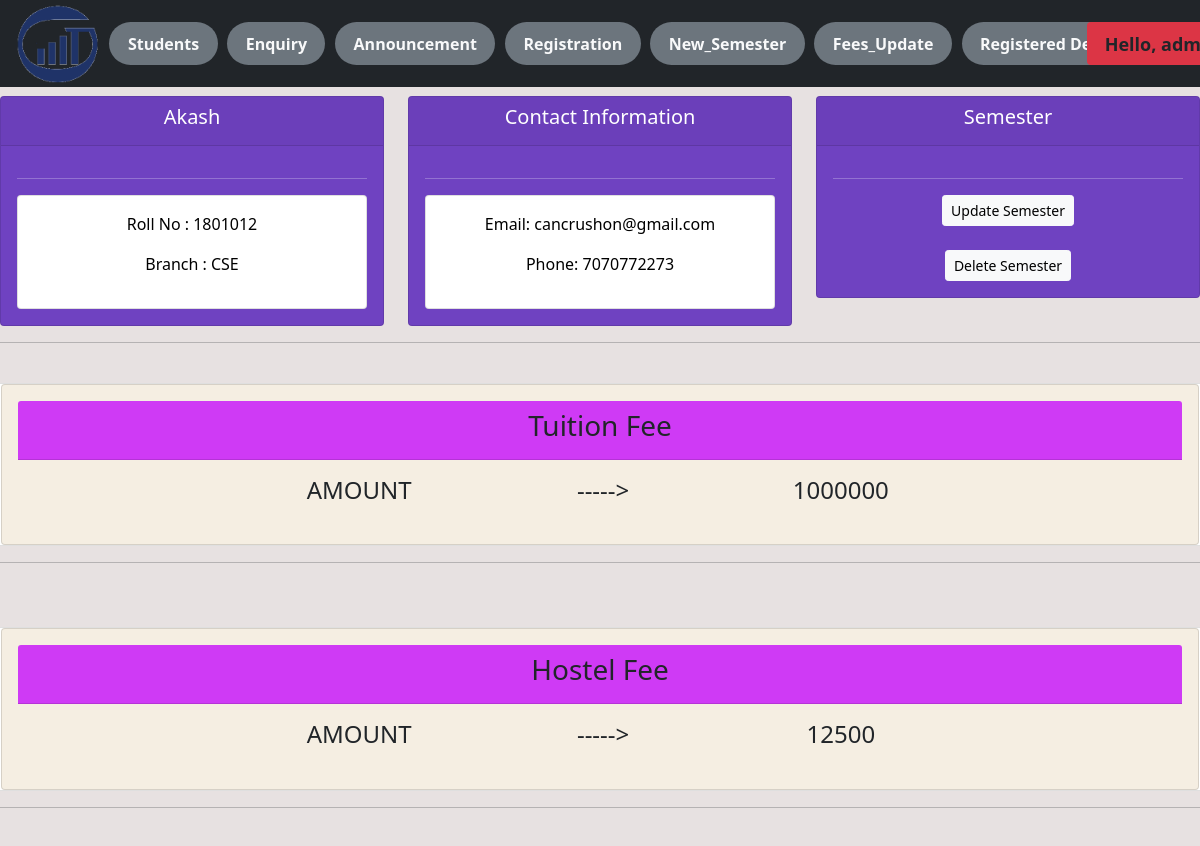
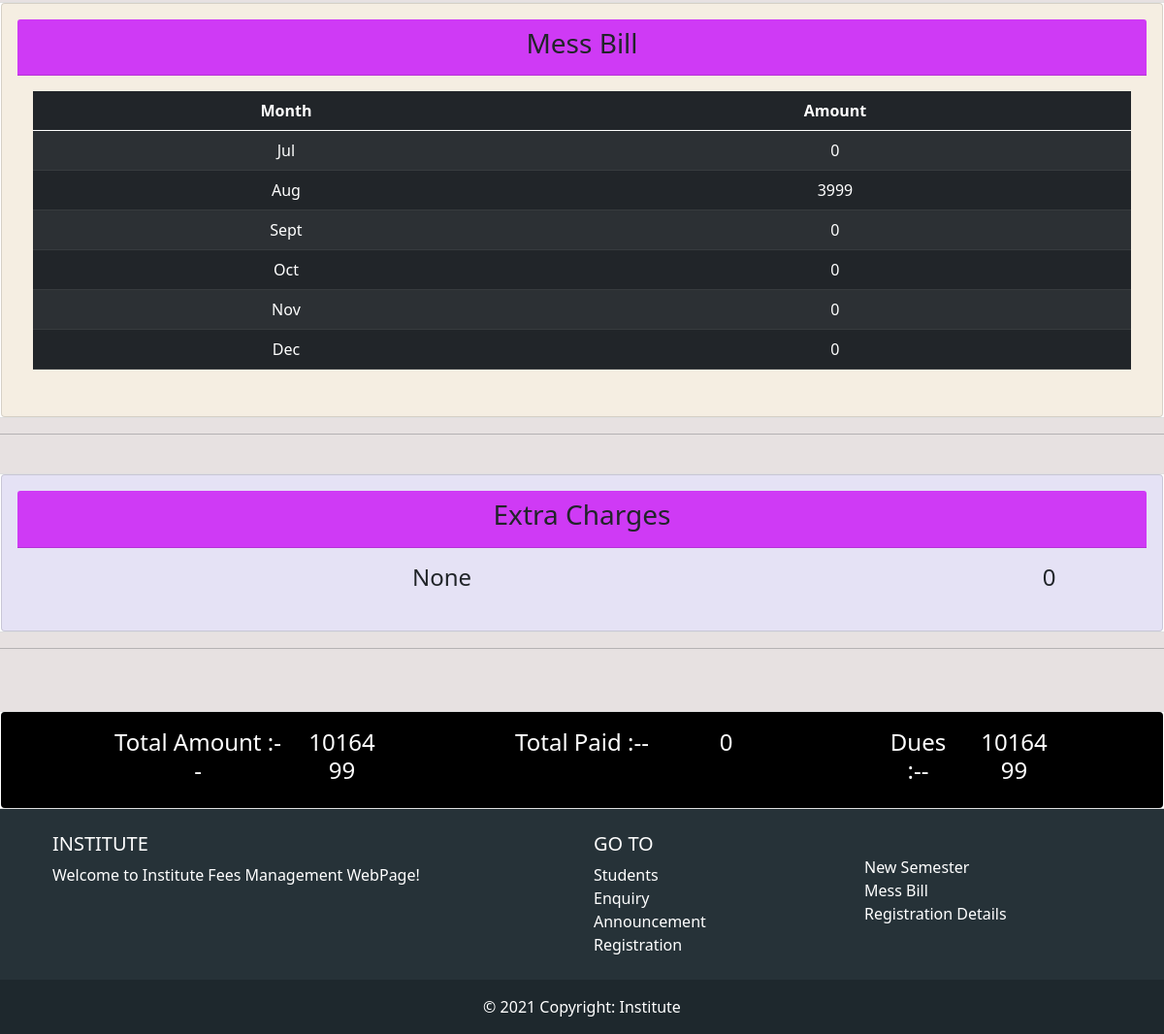
Screenshot of /student_each_sem/2/ (signed in) with the database file from the repository (2 pictures, top to bottom).
### fees/models.py (models this page shows, shortened)
class Student(models.Model):
    BranchType = models.TextChoices('BranchType', 'CSE ECE')
    date = [str(x) for x in range(2013,2050)]
    date=' '.join(date)
    YearType = models.TextChoices('YearType', date)
    CourseType = models.TextChoices('CourseType', 'B_Tech M_Tech Phd')
    user = models.OneToOneField(User, null=True, on_delete=models.CASCADE)
    roll = models.CharField('Roll_No', max_length=7, primary_key=True, blank=False)
    firstname = models.CharField('First_Name', max_length=250, blank=False)
    middlename = models.CharField('Middle_Name', max_length=250, null=True, blank=True)
    lastname = models.CharField('Last_Name', max_length=250, null=True, blank=True)
    email = models.EmailField('Email', max_length=250, blank=False)
    phone = models.CharField('Phone', max_length=15, blank=False)
    branch = models.CharField('Branch', max_length=3, blank=False, choices=BranchType.choices)
    Year = models.CharField('Year', max_length=4, blank=False, choices=YearType.choices)
    course = models.CharField('Course', max_length=7, blank=False, choices=CourseType.choices)
    datecreated = models.DateTimeField(auto_now_add=True, null=True)
    template = '{} {}'

class Semester(models.Model):
    date = [str(x) for x in range(2013,2050)]
    date=' '.join(date)
    SemesterType = models.TextChoices('SemesterType', 'first second third fourth fifth sixth seventh eighth')
    Monsoon_WinterType = models.TextChoices('Monsoon_WinterType', 'Monsoon Winter')
    PaidType = models.TextChoices('PaidType', 'NotPaid Paid')
    YearType = models.TextChoices('YearType', date)
    MonthType = models.TextChoices('MonthType', 'Jan Feb Mar Apr May Jun Jul Aug Sept Oct Nov Dec')
    roll = models.ForeignKey(Student, on_delete=models.CASCADE, blank=False)
    semestertype = models.CharField('Semester_type', max_length=50, blank=False, choices=SemesterType.choices)
    monsoon_wintertype = models.CharField('Monsoon_or_Winter', max_length=50, blank=False, choices=Monsoon_WinterType.choices)
    Year = models.CharField('Year', max_length=50, blank=False, choices=YearType.choices)
    datecreated = models.DateTimeField(auto_now_add=True, null=True)
    tution_fee = models.CharField('Tution_Fee', max_length=50, null=True, blank=True, default='0')
    hostel_fee = models.CharField('Hostel_Fee', max_length=50, null=True, blank=True, default='0')
    mon_1 = models.CharField('Mon_1', max_length=50, null=True, choices=MonthType.choices, blank=True)
    mon_1_amount = models.CharField('Mon_1_amount', max_length=50, null=True, blank=True, default='0')
    mon_2 = models.CharField('Mon_2', max_length=50, null=True, choices=MonthType.choices, blank=True)
    mon_2_amount = models.CharField('Mon_2_amount', max_length=50, null=True, blank=True, default='0')
    mon_3 = models.CharField('Mon_3', max_length=50, null=True, choices=MonthType.choices, blank=True)
    mon_3_amount = models.CharField('Mon_3_amount', max_length=50, null=True, blank=True, default='0')
    mon_4 = models.CharField('Mon_4', max_length=50, null=True, choices=MonthType.choices, blank=True)
    mon_4_amount = models.CharField('Mon_4_amount', max_length=50, null=True, blank=True, default='0')
    mon_5 = models.CharField('Mon_5', max_length=50, null=True, choices=MonthType.choices, blank=True)
    mon_5_amount = models.CharField('Mon_5_amount', max_length=50, null=True, blank=True, default='0')
    mon_6 = models.CharField('Mon_6', max_length=50, null=True, choices=MonthType.choices, blank=True)
    mon_6_amount = models.CharField('Mon_6_amount', max_length=50, null=True, blank=True, default='0')
    extra_charges = models.TextField("Extra Charges", null=True, blank=True, default='None')
    extra_charges_amount = models.CharField('Extra Charge Amount', max_length=50, default = '0', blank=True)
    total_payment = models.CharField('Total Payment', max_length=50, null=True, blank=True, default='0')
    total_paid = models.CharField('Total paid',max_length=50, null=True, blank=True, default='0')
    dues = models.CharField('Dues', max_length=50, null=True, blank=True, default='0')
    template = '{} {} {} {}'

### fees/decorators.py (the view)
        def wrapper_func(request, *args, **kwargs):
            group = None
            if request.user.groups.exists():
                group = request.user.groups.all()[0].name
            if group in allowed_roles:
                return view_func(request, *args, **kwargs)
            else:
                return HttpResponse('You are not authorize')

### fees/views.py (called while the page is built)
@login_required(login_url = 'login')
@allowed_users(allowed_roles=['admin'])
def student_each_sem(request, pk):
    current_sem = Semester.objects.get(id=pk)
    student_data = Student.objects.get(roll=current_sem.roll.roll)
    context = {'current_sem':current_sem, 'student_data':student_data}
    return render(request, 'fees/student_each_sem.html', context)

### fees/templates/fees/student_each_sem.html (shortened to what this page needs)
{% extends 'fees/main.html' %}
{% block content %}
<br>
<div class="row">
    <div class="col">
        <div class="col-md">
            <div class="card text-center text-white nb-3" id='Students-Contact-Information'>
                <div class="card-header">
                    <h5 class="card-title">{{student_data.firstname}}</h5>
                </div>
                <div class="card-body">
                    <hr>
                    <div class="card card-body" , id='Students-Contact-body'>
                        <p style="text-align: center;">Roll No : {{student_data.roll}} </p>
                        <p style="text-align: center;">Branch : {{student_data.branch}} </p>
                    </div>
                </div>
            </div>
        </div>
    </div>
    <div class="col">
        <div class="col-md">
            <div class="card text-center text-white nb-3" id='Students-Contact-Information'>
                <div class="card-header">
                    <h5 class="card-title">Contact Information</h5>
                </div>
                <div class="card-body">
                    <hr>
                    <div class="card card-body" , id='Students-Contact-body'>
                        <p style="text-align: center;">Email: {{student_data.email}} </p>
                        <p style="text-align: center;">Phone: {{student_data.phone}} </p>
                    </div>
                </div>
            </div>
        </div>
    </div>
    <div class="col">
        <div class="col-md">
            <div class="card text-center text-white nb-3" id='Students-Customer'>
                <div class="card-header">
                    <h5 class="card-title">Semester</h5>
                </div>
                <div class="card-body">
                    <hr>
                    <a href="{% url 'updateSemester' current_sem.id %}"
                        class="btn btn-light btn-sm btn-block">Update Semester</a>
                    <br>
                    <br>
                    <a href="{% url 'deleteSemester' current_sem.id %}" class="btn btn-light btn-sm btn-block">
                        Delete Semester</a>
                </div>
            </div>
        </div>
    </div>
</div>
<hr>
<br>
<div class="row">
    <div class="card">
        <div class="card text-center card-body text-black nb-3" style="background-color: rgb(245, 238, 226);">
            <div class="card-header" style="background-color: rgb(207, 58, 245);">
                <strong>
                    <h3>Tuition Fee</h3>
                </strong>
            </div>
            <div class="card-body">
                <div class='row'>
                    <div class="col-2">
                    </div>
                    <div class="col-3">
                        <strong>
                            <h4 class="card-title">AMOUNT </h4>
                        </strong>
                    </div>
                    <div class="col-2">
                        <strong>
                            <h4 class="card-title">&nbsp;-----> </h4>
                        </strong>
                    </div>
                    <div class="col-3">
                        <strong>
                            <h4 class="card-title">{{current_sem.tution_fee}}</h4>
                        </strong>
                    </div>
                </div>
            </div>
        </div>
    </div>
</div>
<hr>
<br>
<br>
<div class="row">
    <div class="card">
        <div class="card text-center card-body text-black nb-3" style="background-color: rgb(245, 238, 226);">
            <div class="card-header" style="background-color: rgb(207, 58, 245);">
                <strong>
                    <h3>Hostel Fee</h3>
                </strong>
            </div>
            <div class="card-body">
                <div class='row'>
                    <div class="col-2">
                    </div>
                    <div class="col-3">
                        <strong>
                            <h4 class="card-title">AMOUNT </h4>
                        </strong>
                    </div>
                    <div class="col-2">
                        <strong>
                            <h4 class="card-title">&nbsp;-----> </h4>
                        </strong>
                    </div>
                    <div class="col-3">
                        <strong>
                            <h4 class="card-title">{{current_sem.hostel_fee}}</h4>
                        </strong>
                    </div>
                </div>
            </div>
        </div>
    </div>
</div>
<hr>
<br>
<div class="row">
    <div class="card">
        <div class="card text-center card-body text-black nb-3" style="background-color: rgb(245, 238, 226);">
            <div class="card-header" style="background-color: rgb(207, 58, 245);">
                <strong>
                    <h3>Mess Bill</h3>
                </strong>
            </div>
            <div class="card-body">
                <table class="table table-dark table-striped">
                    <thead>
                        <tr>
                            <th scope="col">Month</th>
                            <th scope="col">Amount</th>
                        </tr>
                    </thead>
                    <tr>
                        <td>{{current_sem.mon_1}}</td>
                        <td>{{current_sem.mon_1_amount}}</td>
                    </tr>
                    <tr>
                        <td>{{current_sem.mon_2}}</td>
                        <td>{{current_sem.mon_2_amount}}</td>
                    </tr>
                    <tr>
                        <td>{{current_sem.mon_3}}</td>
                        <td>{{current_sem.mon_3_amount}}</td>
                    </tr>
                    <tr>
                        <td>{{current_sem.mon_4}}</td>
                        <td>{{current_sem.mon_4_amount}}</td>
                    </tr>
                    <tr>
                        <td>{{current_sem.mon_5}}</td>
                        <td>{{current_sem.mon_5_amount}}</td>
                    </tr>
                    <tr>
                        <td>{{current_sem.mon_6}}</td>
                        <td>{{current_sem.mon_6_amount}}</td>
                    </tr>
                </table>
            </div>
        </div>
    </div>
</div>
<hr>
<br>
<div class="row">
    <div class="card">
        <div class="card text-center card-body text-black nb-3" style="background-color: rgb(229, 226, 245);">
            <div class="card-header" style="background-color: rgb(207, 58, 245);">
                <strong>
                    <h3>Extra Charges</h3>
                </strong>
            </div>
            <div class="card-body">
                <div class='row'>
                    <div class="col-1">
                    </div>
                    <div class="col-7">
                        <strong>
                            <h4 class="card-title">{{current_sem.extra_charges}}</h4>
                        </strong>
                    </div>
                    <div class="col-2">
                    </div>
                    <div class="col-2">
                        <strong>
                            <h4 class="card-title">{{current_sem.extra_charges_amount}}</h4>
                        </strong>
                    </div>
                </div>
            </div>
        </div>
    </div>
</div>
<hr>
<br>
<br>
<div class="row">
    <div class="card">
    <div class="card text-center card-body text-white nb-3" style="background-color: black;">
        <div class='row'>
            <div class="col-1">
            </div>
            <div class="col-2">
                    <h4 class="card-title">Total Amount :--</h4>
            </div>
            <div class="col-1">
                    <h4 class="card-title">{{current_sem.total_payment}}</h4>
            </div>
            <div class="col-1">
            </div>
            <div class="col-2">
                <h4 class="card-title">Total Paid :--</h4>
            </div>
            <div class="col-1">
                <h4 class="card-title">{{current_sem.total_paid}}</h4>
            </div>
            <div class="col-1">
            </div>
            <div class="col-1">
                    <h4 class="card-title">Dues :--</h4>
            </div>
            <div class="col-1">
                    <h4 class="card-title">{{current_sem.dues}}</h4>
            </div>
            <div class="col-1">
            </div>
        </div>
    </div>
</div>
</div>
{% endblock %}

### fees/templates/fees/navbar.html (shortened to what this page needs)
{% load static %}
{% if request.user.is_staff %}
<nav class="navbar navbar-expand-lg navbar-dark bg-dark w-100 p-1" style="position: fixed; z-index: 1;">
  <div class="container-fluid">
    <img src="{% static 'images/LOGOIIITG.png' %}" alt="" style="padding: 0%;width:137px; height:79px;">
    <div class="collapse navbar-collapse" id="navbarNavDropdown"  style="overflow-x:visible;width: 100%;">
      <ul class="navbar-nav">
        <li class="nav-item badge rounded-pill bg-secondary " style="margin-left: 1%; font-size: 100%;">
          <a class="nav-link active text-light" aria-current="page" href="{% url 'home' %}">Students</a>
        </li>
        <li class="nav-item badge rounded-pill bg-secondary " style="margin-left: 1%; font-size: 100%;">
          <a class="nav-link active text-light" href="{% url 'enquiry_admin' %}">Enquiry</a>
        </li>
        <li class="nav-item badge rounded-pill bg-secondary " style="margin-left: 1%; font-size: 100%;">
          <a class="nav-link active text-light" href="{% url 'announcement' %}">Announcement</a>
        </li>
        <li class="nav-item badge rounded-pill bg-secondary " style="margin-left: 1%; font-size: 100%;">
          <a class="nav-link active text-light" href="{% url 'registration' %}">Registration</a>
        </li>
        <li class="nav-item badge rounded-pill bg-secondary " style="margin-left: 1%; font-size: 100%;">
          <a class="nav-link active text-light" href="{% url 'automate_semester' %}">New_Semester</a>
        </li>
        <li class="nav-item badge rounded-pill bg-secondary " style="margin-left: 1%; font-size: 100%;">
          <a class="nav-link active text-light" href="{% url 'automate_fees' %}">Fees_Update</a>
        </li>
        <li class="nav-item badge rounded-pill bg-secondary " style="margin-left: 1%; font-size: 100%;">
          <a class="nav-link active text-light" href="{% url 'registered_details' %}">Registered Details</a>
        </li>
      </ul>
    </div>
    <ul class="nav navbar-nav navbar-right" style="margin-left: 1%; margin: right 1%;">
      <li class="nav-item dropdown badge bg-danger">
        <a class="nav-link dropdown-toggle text-dark" href="#" id="navbarDropdownMenuLink" role="button"
          data-bs-toggle="dropdown" aria-expanded="false" style="margin-left: 1%; font-size: 150%;">
          <span>Hello, {{request.user}} </span>
        </a>
      </li>
    </ul>
  </div>
</nav>
{% endif %}
<br>
<br>
<br>

### static/css/main.css (style rules this page uses)
body { background-color: #e7e1e1; }
#Students-Customer { background-color: #6f42c1; }
#Students-Contact-Information { background-color: #6f42c1; }
#Students-Contact-body { text-align: left; color: black; }

### rows the page displays
Student: firstname "Akash", roll "1801012", branch "CSE", email "cancrushon@gmail.com", phone "7070772273"
Semester: tution_fee "1000000", hostel_fee "12500", mon_1 "Jul", mon_1_amount "0", mon_2 "Aug", mon_2_amount "3999", mon_3 "Sept", mon_3_amount "0", mon_4 "Oct", mon_4_amount "0", mon_5 "Nov", mon_5_amount "0", mon_6 "Dec", mon_6_amount "0", extra_charges "None", extra_charges_amount "0", total_payment "1016499", total_paid "0", dues "1016499"
